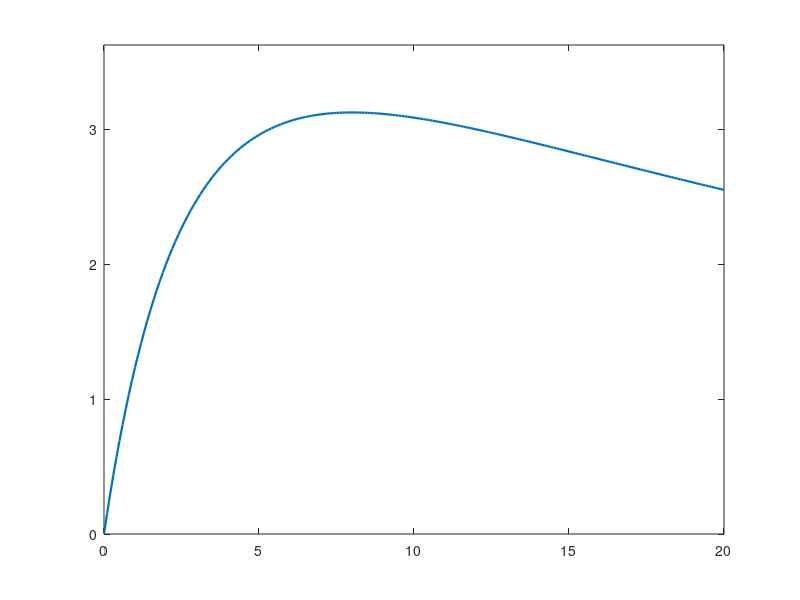

Recreate this plot in MATLAB. (Note: this script raises an error after producing the figure.)
clear; close all; clc;

Req = 0:0.1:20;
V = 10; % Volts
Rs = 8; % Resistencia interna

I = V./(Rs + Req);
P = (I.^2) .* Req;

Req_ideal = Rs;
P_max = max(P);

figure;
plot(Req, P, 'LineWidth', 1.6);
hold on;

axis([0 20 0 (P_max + 0.5)]);

yline(P_max, 'r--', 'LineWidth', 1.6);
xline(Req_ideal, 'r:', 'LineWidth', 1.2);

text(Req_ideal - 2.5, P_max + 0.15, ...
    sprintf('Ideal: %.2f W\nReq = %.1f \\Omega', P_max, Req_ideal), ...
    'Color','r','FontSize',10);

grid on;
xlabel("Resistencia [Ohm]");
ylabel("Potencia [W]");
title("Potencia vs Resistencia equivalente de red resistiva");
legend("P(Req)", "P ideal", 'Location','best');

hold off;
